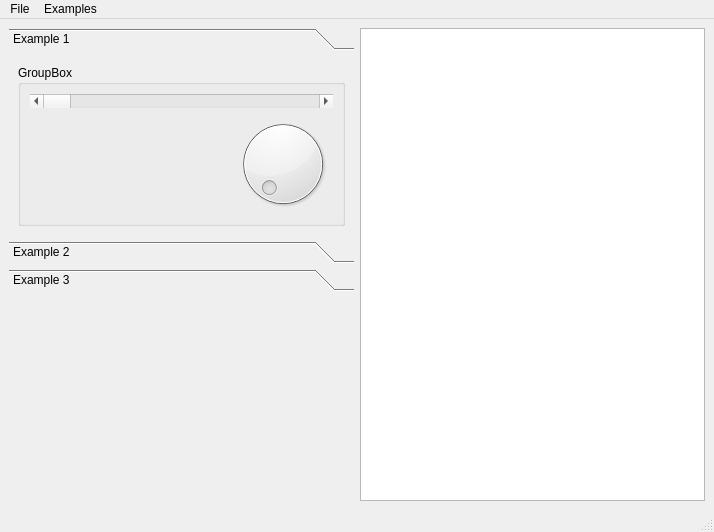
<ui version="4.0" >
 <class>MainWindow</class>
 <widget class="QMainWindow" name="MainWindow" >
  <property name="geometry" >
   <rect>
    <x>0</x>
    <y>0</y>
    <width>714</width>
    <height>532</height>
   </rect>
  </property>
  <property name="windowTitle" >
   <string>MainWindow</string>
  </property>
  <widget class="QWidget" name="centralwidget" >
   <layout class="QGridLayout" >
    <property name="margin" >
     <number>9</number>
    </property>
    <property name="spacing" >
     <number>6</number>
    </property>
    <item rowspan="2" row="0" column="1" >
     <widget class="QTextBrowser" name="textBrowser" />
    </item>
    <item row="0" column="0" >
     <widget class="QToolBox" name="toolBox" >
      <property name="currentIndex" >
       <number>0</number>
      </property>
      <widget class="QWidget" name="page_1" >
       <property name="geometry" >
        <rect>
         <x>0</x>
         <y>0</y>
         <width>345</width>
         <height>176</height>
        </rect>
       </property>
       <attribute name="label" >
        <string>Example 1</string>
       </attribute>
       <layout class="QGridLayout" >
        <property name="margin" >
         <number>9</number>
        </property>
        <property name="spacing" >
         <number>6</number>
        </property>
        <item row="0" column="0" >
         <widget class="QGroupBox" name="groupBox_2" >
          <property name="title" >
           <string>GroupBox</string>
          </property>
          <layout class="QGridLayout" >
           <property name="margin" >
            <number>9</number>
           </property>
           <property name="spacing" >
            <number>6</number>
           </property>
           <item row="0" column="0" colspan="2" >
            <widget class="QScrollBar" name="horizontalScrollBar" >
             <property name="orientation" >
              <enum>Qt::Horizontal</enum>
             </property>
            </widget>
           </item>
           <item row="1" column="0" >
            <spacer>
             <property name="orientation" >
              <enum>Qt::Horizontal</enum>
             </property>
             <property name="sizeHint" >
              <size>
               <width>171</width>
               <height>20</height>
              </size>
             </property>
            </spacer>
           </item>
           <item row="1" column="1" >
            <widget class="QDial" name="dial" >
             <property name="orientation" >
              <enum>Qt::Horizontal</enum>
             </property>
            </widget>
           </item>
          </layout>
         </widget>
        </item>
       </layout>
      </widget>
      <widget class="QWidget" name="page_2" >
       <property name="geometry" >
        <rect>
         <x>0</x>
         <y>0</y>
         <width>345</width>
         <height>160</height>
        </rect>
       </property>
       <attribute name="label" >
        <string>Example 2</string>
       </attribute>
       <layout class="QGridLayout" >
        <property name="margin" >
         <number>9</number>
        </property>
        <property name="spacing" >
         <number>6</number>
        </property>
        <item row="0" column="0" >
         <widget class="QGroupBox" name="groupBox" >
          <property name="title" >
           <string>GroupBox</string>
          </property>
          <layout class="QGridLayout" >
           <property name="margin" >
            <number>9</number>
           </property>
           <property name="spacing" >
            <number>6</number>
           </property>
           <item row="0" column="1" >
            <spacer>
             <property name="orientation" >
              <enum>Qt::Horizontal</enum>
             </property>
             <property name="sizeHint" >
              <size>
               <width>40</width>
               <height>20</height>
              </size>
             </property>
            </spacer>
           </item>
           <item row="0" column="0" >
            <layout class="QGridLayout" >
             <property name="margin" >
              <number>0</number>
             </property>
             <property name="spacing" >
              <number>6</number>
             </property>
             <item row="2" column="1" >
              <widget class="QRadioButton" name="radioButton_3" >
               <property name="text" >
                <string>RadioButton</string>
               </property>
              </widget>
             </item>
             <item row="2" column="0" >
              <widget class="QPushButton" name="pushButton_3" >
               <property name="text" >
                <string>PushButton</string>
               </property>
              </widget>
             </item>
             <item row="1" column="1" >
              <widget class="QRadioButton" name="radioButton_2" >
               <property name="text" >
                <string>RadioButton</string>
               </property>
              </widget>
             </item>
             <item row="1" column="0" >
              <widget class="QPushButton" name="pushButton_2" >
               <property name="text" >
                <string>PushButton</string>
               </property>
              </widget>
             </item>
             <item row="0" column="1" >
              <widget class="QRadioButton" name="radioButton_1" >
               <property name="text" >
                <string>RadioButton</string>
               </property>
               <property name="checked" >
                <bool>true</bool>
               </property>
              </widget>
             </item>
             <item row="0" column="0" >
              <widget class="QPushButton" name="pushButton_1" >
               <property name="text" >
                <string>PushButton</string>
               </property>
              </widget>
             </item>
            </layout>
           </item>
          </layout>
         </widget>
        </item>
       </layout>
      </widget>
      <widget class="QWidget" name="page_3" >
       <attribute name="label" >
        <string>Example 3</string>
       </attribute>
       <layout class="QGridLayout" >
        <property name="margin" >
         <number>9</number>
        </property>
        <property name="spacing" >
         <number>6</number>
        </property>
        <item row="0" column="0" >
         <widget class="QGroupBox" name="groupBox_3" >
          <property name="title" >
           <string>GroupBox</string>
          </property>
          <layout class="QGridLayout" >
           <property name="margin" >
            <number>9</number>
           </property>
           <property name="spacing" >
            <number>6</number>
           </property>
           <item row="0" column="0" >
            <widget class="QLineEdit" name="lineEdit" >
             <property name="text" >
              <string>Try to mark some of this text, or change it if you like.</string>
             </property>
            </widget>
           </item>
           <item row="1" column="0" >
            <widget class="QLabel" name="label" >
             <property name="text" >
              <string/>
             </property>
            </widget>
           </item>
          </layout>
         </widget>
        </item>
       </layout>
      </widget>
     </widget>
    </item>
    <item row="1" column="0" >
     <spacer>
      <property name="orientation" >
       <enum>Qt::Vertical</enum>
      </property>
      <property name="sizeHint" >
       <size>
        <width>20</width>
        <height>171</height>
       </size>
      </property>
     </spacer>
    </item>
   </layout>
  </widget>
  <widget class="QMenuBar" name="menubar" >
   <property name="geometry" >
    <rect>
     <x>0</x>
     <y>0</y>
     <width>714</width>
     <height>19</height>
    </rect>
   </property>
   <widget class="QMenu" name="menuExamples" >
    <property name="title" >
     <string>Examples</string>
    </property>
    <addaction name="actionShow_Example_1" />
    <addaction name="actionShow_Example_2" />
    <addaction name="actionShow_Example_3" />
   </widget>
   <widget class="QMenu" name="menuFile" >
    <property name="title" >
     <string>File</string>
    </property>
    <addaction name="actionExit" />
   </widget>
   <addaction name="menuFile" />
   <addaction name="menuExamples" />
  </widget>
  <widget class="QStatusBar" name="statusbar" />
  <action name="actionShow_Example_1" >
   <property name="text" >
    <string>Show example 1</string>
   </property>
  </action>
  <action name="actionShow_Example_2" >
   <property name="text" >
    <string>Show Example 2</string>
   </property>
  </action>
  <action name="actionShow_Example_3" >
   <property name="text" >
    <string>Show Example 3</string>
   </property>
  </action>
  <action name="actionExit" >
   <property name="text" >
    <string>Exit</string>
   </property>
  </action>
 </widget>
 <resources/>
 <connections>
  <connection>
   <sender>pushButton_1</sender>
   <signal>clicked()</signal>
   <receiver>radioButton_1</receiver>
   <slot>toggle()</slot>
   <hints>
    <hint type="sourcelabel" >
     <x>59</x>
     <y>127</y>
    </hint>
    <hint type="destinationlabel" >
     <x>144</x>
     <y>129</y>
    </hint>
   </hints>
  </connection>
  <connection>
   <sender>pushButton_2</sender>
   <signal>clicked()</signal>
   <receiver>radioButton_2</receiver>
   <slot>toggle()</slot>
   <hints>
    <hint type="sourcelabel" >
     <x>57</x>
     <y>157</y>
    </hint>
    <hint type="destinationlabel" >
     <x>123</x>
     <y>160</y>
    </hint>
   </hints>
  </connection>
  <connection>
   <sender>pushButton_3</sender>
   <signal>clicked()</signal>
   <receiver>radioButton_3</receiver>
   <slot>toggle()</slot>
   <hints>
    <hint type="sourcelabel" >
     <x>53</x>
     <y>187</y>
    </hint>
    <hint type="destinationlabel" >
     <x>119</x>
     <y>187</y>
    </hint>
   </hints>
  </connection>
  <connection>
   <sender>horizontalScrollBar</sender>
   <signal>valueChanged(int)</signal>
   <receiver>dial</receiver>
   <slot>setValue(int)</slot>
   <hints>
    <hint type="sourcelabel" >
     <x>60</x>
     <y>97</y>
    </hint>
    <hint type="destinationlabel" >
     <x>287</x>
     <y>211</y>
    </hint>
   </hints>
  </connection>
  <connection>
   <sender>actionExit</sender>
   <signal>activated()</signal>
   <receiver>MainWindow</receiver>
   <slot>close()</slot>
   <hints>
    <hint type="sourcelabel" >
     <x>-1</x>
     <y>-1</y>
    </hint>
    <hint type="destinationlabel" >
     <x>356</x>
     <y>265</y>
    </hint>
   </hints>
  </connection>
 </connections>
</ui>
